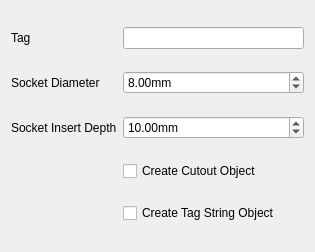
<?xml version="1.0" encoding="UTF-8"?>
<ui version="4.0">
 <class>Dialog</class>
 <widget class="QDialog" name="Dialog">
  <property name="geometry">
   <rect>
    <x>0</x>
    <y>0</y>
    <width>315</width>
    <height>252</height>
   </rect>
  </property>
  <property name="sizePolicy">
   <sizepolicy hsizetype="Expanding" vsizetype="Minimum">
    <horstretch>0</horstretch>
    <verstretch>0</verstretch>
   </sizepolicy>
  </property>
  <property name="windowTitle">
   <string>Dialog</string>
  </property>
  <layout class="QGridLayout" name="gridLayout_2">
   <item row="1" column="0">
    <widget class="QLabel" name="label_3">
     <property name="text">
      <string>Socket Diameter</string>
     </property>
    </widget>
   </item>
   <item row="1" column="1">
    <widget class="QDoubleSpinBox" name="SocketDiameter">
     <property name="suffix">
      <string>mm</string>
     </property>
     <property name="value">
      <double>8.000000000000000</double>
     </property>
    </widget>
   </item>
   <item row="2" column="0">
    <widget class="QLabel" name="label">
     <property name="text">
      <string>Socket Insert Depth</string>
     </property>
    </widget>
   </item>
   <item row="2" column="1">
    <widget class="QDoubleSpinBox" name="SocketInsertDepth">
     <property name="suffix">
      <string>mm</string>
     </property>
     <property name="value">
      <double>10.000000000000000</double>
     </property>
    </widget>
   </item>
   <item row="0" column="1">
    <widget class="QLineEdit" name="SocketTag">
     <property name="maxLength">
      <number>6</number>
     </property>
    </widget>
   </item>
   <item row="0" column="0">
    <widget class="QLabel" name="label_2">
     <property name="text">
      <string>Tag</string>
     </property>
    </widget>
   </item>
   <item row="3" column="1">
    <widget class="QCheckBox" name="createCutoutObject">
     <property name="text">
      <string>Create Cutout Object</string>
     </property>
    </widget>
   </item>
   <item row="4" column="1">
    <widget class="QCheckBox" name="createTagObject">
     <property name="text">
      <string>Create Tag String Object</string>
     </property>
    </widget>
   </item>
  </layout>
 </widget>
 <customwidgets>
  <customwidget>
   <class>QCheckBox</class>
   <extends>QCheckBox</extends>
   <header>Gui/PrefWidgets.h</header>
  </customwidget>
 </customwidgets>
 <resources/>
 <connections/>
</ui>
